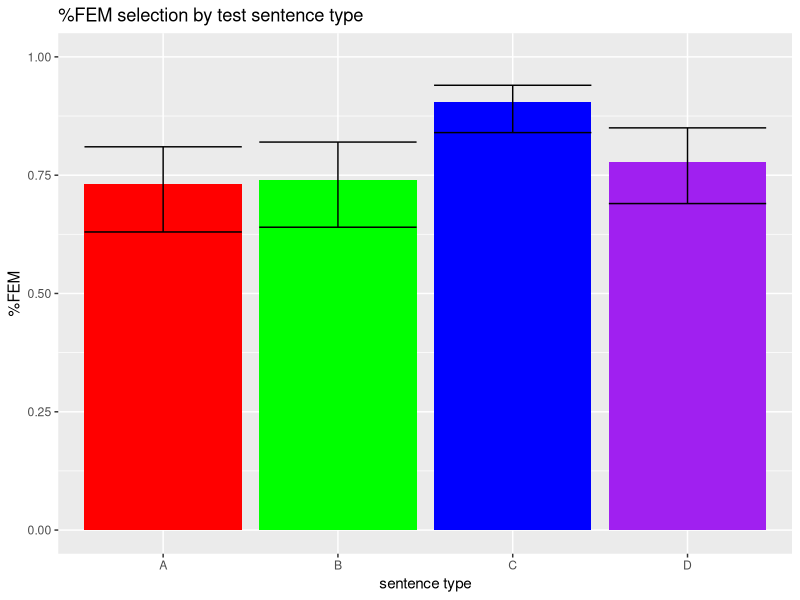
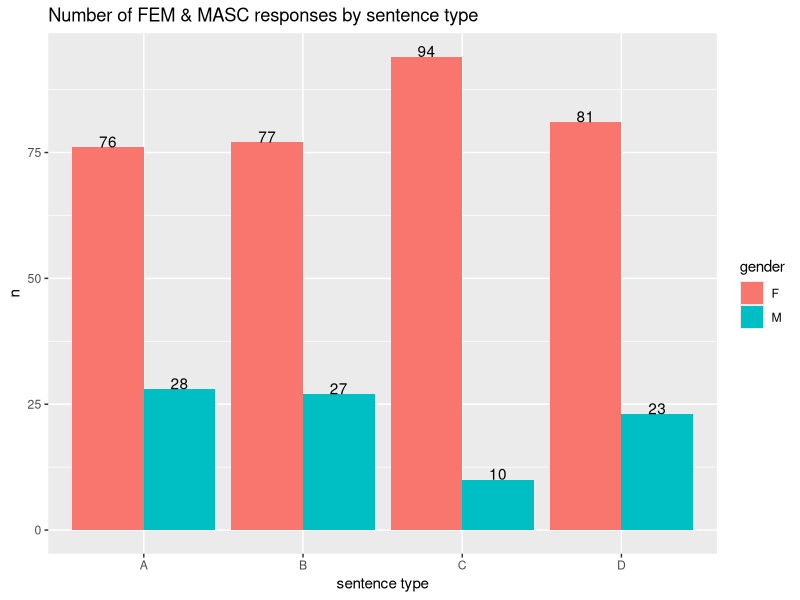

Write R code to recreate these figures, in order.
## ---- chunk 1

#install.packages(c('quantmod','ff','foreign','R.matlab'),dependency=T)
#install.packages("ggplot2")
suppressPackageStartupMessages(library(tidyverse))
library(MASS)
library(ggplot2)
library(tidyverse)
library(rstatix)
library(ggpubr)

#Instructions for me:
#1. Run data through cleaning script (CS_clean_data.Rmd). 
#2. Filter it (experimental-trial, Question; make sure everyone answered YES for BL-input). Make sure you have the correct # of responses (32xnumber of participants). 
#3. Copy only filtered values onto new spreadsheets (filtered responses, participant info (BL-input, dialects, BL-profile, feedback)), download as CSVs.
#4. Load filtered responses into data1 and participant info into participant.info 

data1 <- read_csv('pilot-filtered.csv',show_col_types = FALSE)

sum <- data1 %>%
  group_by(target_type) %>%
  summarise( 
    mean=mean(Whether.or.not.answer.was.correct..NULL.if.N.A.),
    sd=sd(Whether.or.not.answer.was.correct..NULL.if.N.A.)
  )

#load participant-specific info for reference - demographics, feedback
participant.info <- read_csv('pilot-participant-info.csv',show_col_types = FALSE)

#pull out specific info - age, BL identity (make sure all are yes!!), language use (dialects, daily use), feedback
participant.BL.check <- participant.info %>%
  filter(PennElementName=="BL-selector", Value=="y") %>%
  dplyr::select(MD5.hash.of.participant.s.IP.address, PennElementName, Value)

participant.ages <- participant.info %>% 
  filter(PennElementName=="age-input") %>%
  dplyr::select(MD5.hash.of.participant.s.IP.address, PennElementName, Value)

participant.languages <- participant.info %>% 
  filter(PennElementName %in% c("Sp-dialect-input", "Eng-dialect-input", "BL-profile-input")) %>%
  dplyr::select(MD5.hash.of.participant.s.IP.address, PennElementName, Value)

participant.feedback <- participant.info %>% 
  filter(PennElementName=="feedback") %>%
  dplyr::select(MD5.hash.of.participant.s.IP.address, PennElementName, Value)

#group mean ratings for each sentence type by participant
#get vector of overall mean by participant first (closer to 0 = more MASC, closer to 1 = more FEM)
overall.means.by.participant <- data1 %>%
  group_by(MD5.hash.of.participant.s.IP.address) %>%
  summarize(mean.rating = mean(Whether.or.not.answer.was.correct..NULL.if.N.A.))
overall.mean.v <- pull(overall.means.by.participant, mean.rating)
#now get means by participant for each group
means.by.participant <- data1 %>%
  group_by(target_type, MD5.hash.of.participant.s.IP.address) %>%
  summarize(mean.rating = mean(Whether.or.not.answer.was.correct..NULL.if.N.A.)) %>%
  tidyr::spread(target_type, mean.rating)
#add overall means to the above df
means.by.participant <- means.by.participant %>%
    mutate(overall_mean=overall.mean.v)
print("Mean response by participant (1=FEM, 0=MASC):")
means.by.participant

#Pull correct (FEM) and incorrect (MASC) counts for each sentence type A, B, C, D
counts <- data1 %>%
  count(target_type, Whether.or.not.answer.was.correct..NULL.if.N.A.)

#Pull counts of FEM, MASC, and totals from counts df
FEM_n_A=pull(counts[2,3])
FEM_n_B=pull(counts[4,3])
FEM_n_C=pull(counts[6,3])
FEM_n_D=pull(counts[8,3])
FEM_n_vector<-c(FEM_n_A, FEM_n_B, FEM_n_C, FEM_n_D)
MASC_n_A=pull(counts[1,3])
MASC_n_B=pull(counts[3,3])
MASC_n_C=pull(counts[5,3])
MASC_n_D=pull(counts[7,3])
MASC_n_vector<-c(MASC_n_A, MASC_n_B, MASC_n_C, MASC_n_D)
total_A=FEM_n_A+MASC_n_A
total_B=FEM_n_B+MASC_n_B
total_C=FEM_n_C+MASC_n_C
total_D=FEM_n_D+MASC_n_D
totals<-c(total_A, total_B, total_C, total_D)
#check ^: should all be the same value!

#Get ratio (percent) of FEM:total answers by sentence type
FEM_A=FEM_n_A/total_A
FEM_B=FEM_n_B/total_B
FEM_C=FEM_n_C/total_C
FEM_D=FEM_n_D/total_D
FEM_ratio_vector<-c(FEM_A, FEM_B, FEM_C, FEM_D)

#Get adjusted binomial CIs (small sample size in pilot)
#Adjusted binomial CI for A
p.hatA <- round(((FEM_n_A+2)/(total_A+4)),digits=2)
ci.lowerA <- p.hatA - 1.96*sqrt((1/total_A)*p.hatA*(1-p.hatA))
ci.upperA <- p.hatA + 1.96*sqrt((1/total_A)*p.hatA*(1-p.hatA))
lowerA <- round(ci.lowerA,digits=2)
upperA <- round(ci.upperA,digits=2)

#Adjusted binomial CI for B
p.hatB <- round(((FEM_n_B+2)/(total_B+4)),digits=2)
ci.lowerB <- p.hatB - 1.96*sqrt((1/total_B)*p.hatB*(1-p.hatB))
ci.upperB <- p.hatB + 1.96*sqrt((1/total_B)*p.hatB*(1-p.hatB))
lowerB <- round(ci.lowerB,digits=2)
upperB <- round(ci.upperB,digits=2)

#Adjusted binomial CI for C 
p.hatC <- round(((FEM_n_C+2)/(total_C+4)),digits=2)
ci.lowerC <- p.hatC - 1.96*sqrt((1/total_C)*p.hatA*(1-p.hatC))
ci.upperC <- p.hatC + 1.96*sqrt((1/total_C)*p.hatA*(1-p.hatC))
lowerC <- round(ci.lowerC,digits=2)
upperC <- round(ci.upperC,digits=2)

#Adjusted binomial CI for D
p.hatD <- round(((FEM_n_D+2)/(total_D+4)),digits=2)
ci.lowerD <- p.hatD - 1.96*sqrt((1/total_D)*p.hatD*(1-p.hatD))
ci.upperD <- p.hatD + 1.96*sqrt((1/total_D)*p.hatD*(1-p.hatD))
lowerD <- round(ci.lowerD,digits=2)
upperD <- round(ci.upperD,digits=2)

lower_CIs <- c(lowerA, lowerB, lowerC, lowerD)
upper_CIs <- c(upperA, upperB, upperC, upperD)

#Create new data frame with relevant info by sentence type
data2 <- data.frame(sentence_type = c("A", "B", "C", "D"),
                    FEM_responses=FEM_n_vector,
                    total_responses=totals,
                    FEM_ratio=FEM_ratio_vector,
                    lowerCI=lower_CIs,
                    upperCI=upper_CIs)

#Plot FEM ratio data
plot1 <- ggplot(data = data2, aes(x=sentence_type, y=FEM_ratio, fill=sentence_type)) +
  ggtitle("%FEM selection by test sentence type") +
  labs(x="sentence type", y="%FEM") +
  ylim(0,1.0) +
  geom_bar(stat="identity") +
  scale_fill_manual(values = c("red", "green", "blue", "purple") ) +
  theme(legend.position="none") +
  geom_errorbar(aes(ymin=lowerCI, ymax=upperCI))

print(plot1)

#Create data frame to plot MASC & FEM counts side by side:
counts2 <- data.frame(
  sentence_type<-c("A", "B", "C", "D", "A", "B", "C", "D"),
  response_type<-c("F", "F", "F", "F", "M", "M", "M", "M"),
  n<-c(FEM_n_A, FEM_n_B, FEM_n_C, FEM_n_D, MASC_n_A, MASC_n_B, MASC_n_C, MASC_n_D)
)

plot2 <- ggplot(counts2) +
  geom_bar(aes(x=sentence_type, y=n, fill=response_type),
           position = "dodge",
           stat = "identity") +
  geom_text(position=position_dodge(width=0.9), aes(x=sentence_type, y=n, label=n, fill=response_type, vjust=0)) +
  ggtitle("Number of FEM & MASC responses by sentence type") +
  labs(x="sentence type", fill="gender")

print(plot2)

#check for significant differences between target type:
#one-way repeated measures ANOVA

means.by.participant<-means.by.participant %>%
  select(MD5.hash.of.participant.s.IP.address, A, B, C, D) %>%
  gather(key = "target_type", value = "mean", A, B, C, D) %>%
  convert_as_factor(MD5.hash.of.participant.s.IP.address, target_type)

my.aov<-anova_test(data=means.by.participant, dv=mean, wid=MD5.hash.of.participant.s.IP.address, within=target_type)
print(my.aov)
summary(my.aov)

#not significant; pairwise t-tests not needed

#Ask Helena - how to see if sentences of Type A resulted in FEM more often than chance when the data is not independent; can't run binomial test (VK 2016)
bysubj <- aggregate(mean ~ MD5.hash.of.participant.s.IP.address +
  target_type,
mean,
data = means.by.participant
)
m2 <- lm(mean ~ target_type, bysubj)
summary(m2)

